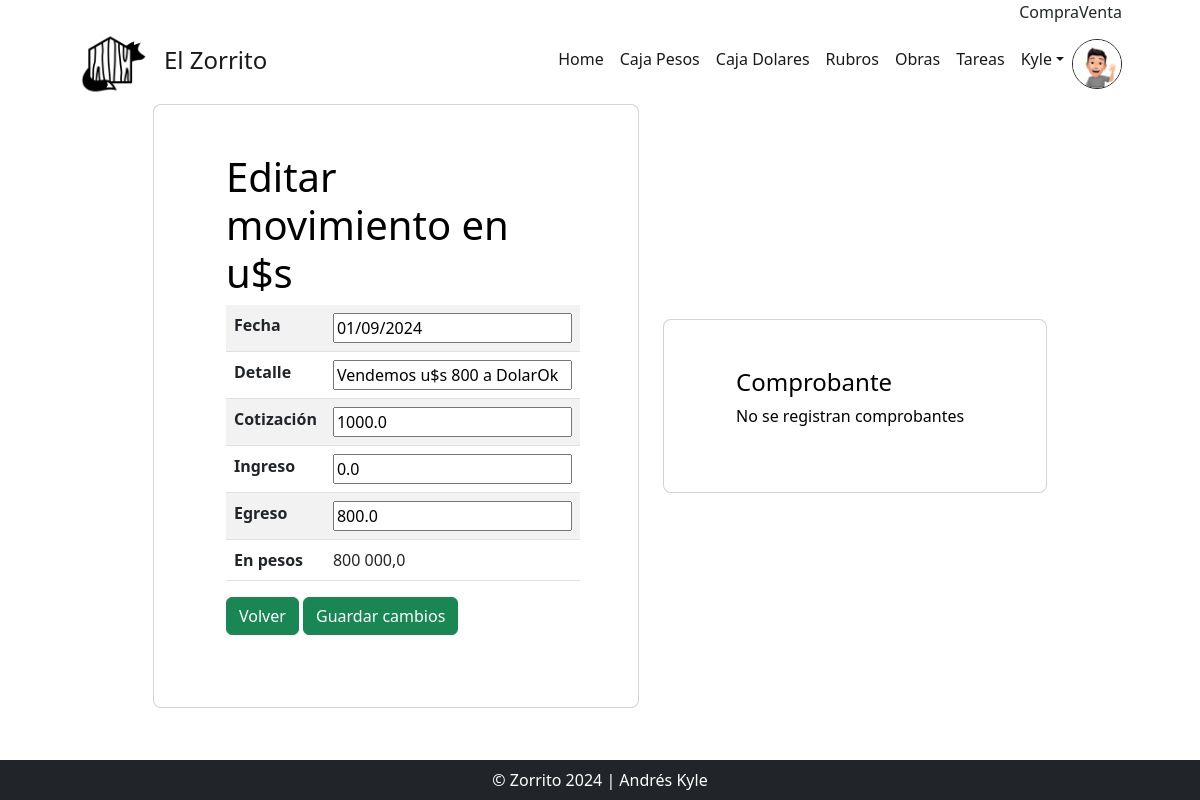
The page /dolares_update/56/ (signed in) on the database as committed earlier.
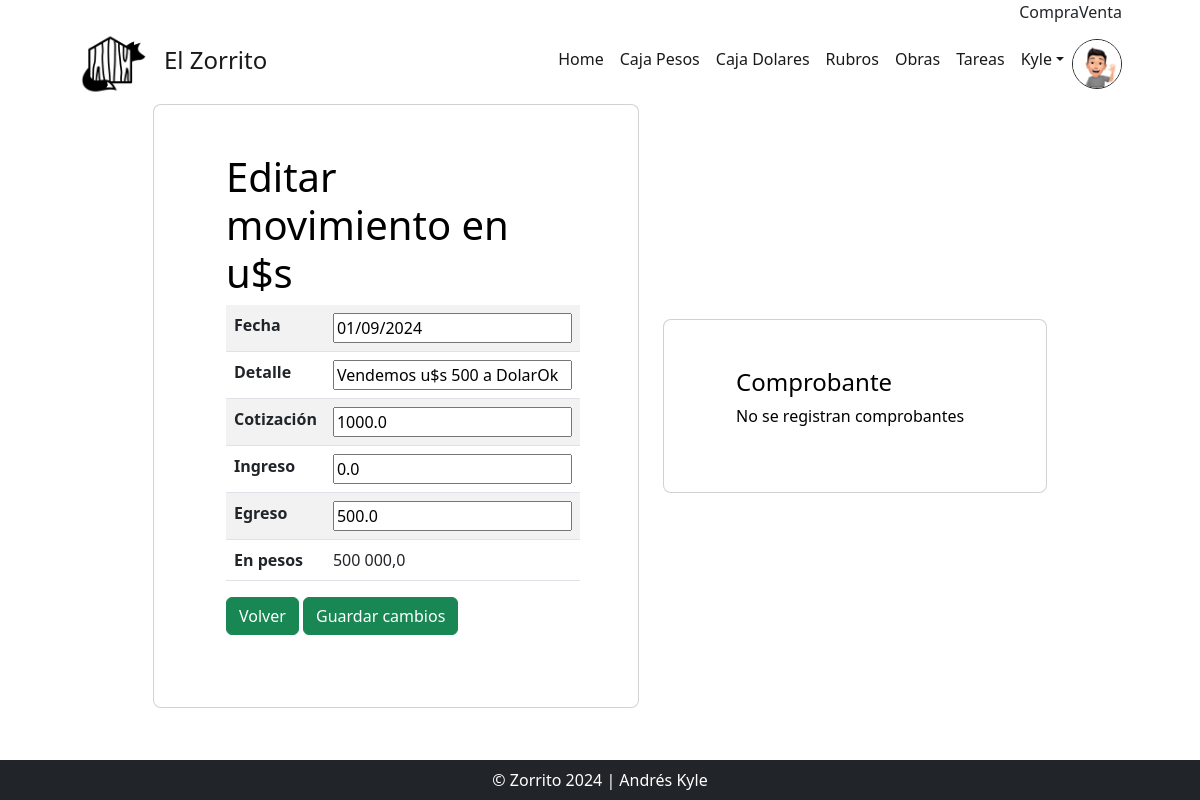
The same page on the database as committed later.
### AppZorro/models.py (models this page shows)
class CajaDolares(models.Model):
    fecha = models.DateField(default=date.today)
    detalle = models.CharField(max_length=60)
    es_cambio = models.BooleanField(default=True)
    ingreso = models.FloatField(default=0)
    egreso = models.FloatField(default=0)
    cotiza = models.FloatField(default=DolarBlue.compra())
    obra = models.ForeignKey(Obra, null=True, on_delete=models.RESTRICT)
    autor = models.ForeignKey(settings.AUTH_USER_MODEL, on_delete=models.RESTRICT, null=True, blank=True, editable=False)
    action_time = models.DateTimeField(auto_now=True, editable=False)
    conecta = models.OneToOneField(CajaPesos, null=True, blank=True, on_delete=models.CASCADE)

### AppZorro/views.py (the view, shortened to what this page needs)
# urls.py: path("dolares_update/<int:pk>/", views.DolaresUpdateView.as_view(), name="EditarDolares"),
class DolaresUpdateView(LoginRequiredMixin, UpdateView):
    model = CajaDolares
    success_url = reverse_lazy("Dolares")
    fields = ['fecha', 'detalle', 'cotiza', 'ingreso', 'egreso']
    template_name = "AppZorro/CajaDolares_update.html"
    def get(self, request, *args, **kwargs):
        self.object = self.get_object()
        context = self.get_context_data(object=self.object)
        context['en_pesos'] = (self.object.ingreso + self.object.egreso) * self.object.cotiza
        return self.render_to_response(context)

### AppZorro/templates/AppZorro/CajaDolares_update.html (shortened to what this page needs)
{% extends 'AppZorro/base.html' %}
{% load static %}
{% block main %}
<div id="todo" class="row d-flex justify-content-center align-items-center h-100">
    <div class="col-xl-5">
        <div class="card rounded-3 text-black">
            <div class="card-body p-md-5 mx-md-4">
                <h3 class="display-6">Editar movimiento en u$s</h3>
                <form action="" method="POST" enctype="multipart/form-data">
                    <div data-mdb-input-init class="form-outline mb-4">
                        <table class="table table-striped">
                            <tbody>
                                <tr>
                                    <th scope="row">{{ form.fecha.label }}</th>
                                    <td>{{ form.fecha }}</td>
                                </tr>
                                <tr>
                                    <th scope="row">{{ form.detalle.label }}</th>
                                    {% if object.es_cambio == True %}
                                    <td>{{ form.detalle }}</td>
                                    {% else %}
                                    <td>{{ form.detalle }}</td>
                                    {% endif %}
                                </tr>
                                <tr>
                                    <th scope="row">Cotización</th>
                                    <td>{{ form.cotiza }}</td>
                                </tr>
                                <tr>
                                    <th scope="row">{{ form.ingreso.label }}</th>
                                    <td>{{ form.ingreso }}</td>
                                </tr>
                                <tr>
                                    <th scope="row">{{ form.egreso.label }}</th>
                                    <td>{{ form.egreso }}</td>
                                </tr>
                                <tr>
                                    <th scope="row">En pesos</th>
                                    <td>{{ en_pesos }}</td>
                                </tr>
                            </tbody>
                        </table>
                        <a class="btn btn-success btn-me" href="{% url 'Dolares' %}">Volver</a>
                        <input class="btn btn-success btn-me" type="submit" value="Guardar cambios">
                    </div>
                </form>
            </div>
        </div>
    </div>
    <div class="col-xl-4">
        <div class="card rounded-3 text-black">
            <div class="card-body p-md-5 mx-md-4">
                <h4 >Comprobante</h4>
                  {% if object.comprobante %}
                  <img src="{{object.comprobante.url}}" alt="" class="img-fluid"">
                  {% else %}
                    <p>No se registran comprobantes</p>
                  {% endif %}
            </div>
        </div>
    </div>
</div>
{% endblock main %}

Rows that differ between the two databases and show on the page:
changed CajaDolares: detalle "Vendemos u$s 800 a DolarOk" → "Vendemos u$s 500 a DolarOk"; egreso "800.0" → "500.0"
Other text that changed with them:
{{ en_pesos }}: "800 000,0" → "500 000,0"
